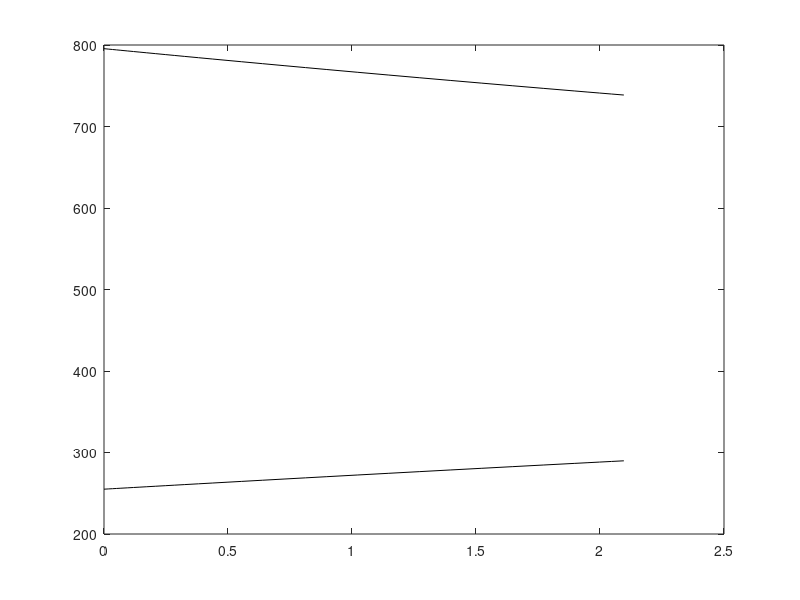

This chart was generated by the following MATLAB code:
function ch2ex4
% Define the physical constants:
global kappa beta a Cp K ga sinth Phi Ph Af G0
kappa = 0.171446272015689e-8;
beta  = 0.213024626664637e-2;
a     = 0.108595374561510e+4;
Cp    = 0.496941623289027e+4;
K     = 10;
ga    = 9.80665;
sinth = 1;
Phi   = 1.1e+5;
Ph    = 797.318;
Af    = 3.82760;
G0    = 270.9;
options = odeset('Mass',@mass,'MassSingular','no','Events',@events);
[z,y,ze,ye,ie] = ode45(@odes,[0 5],[795.5; 255.0],options);
if ~isempty(ie)
     fprintf('Upper boundary at z = %g.\n',ze(end));
end
%plot(z,y);
plot(z,y,'-k');
%===================================================================
function dydz = odes(z,y)
global kappa beta a Cp K ga sinth Phi Ph Af G0
rho = y(1);
T = y(2);
dydz = [ (-K*G0*abs(G0/rho) - rho*ga*sinth)
         (a^2 *Phi*Ph*kappa)/(Cp*Af)       ];
 
function A = mass(z,y)
global kappa beta a Cp K ga sinth Phi Ph Af G0
rho = y(1);
T = y(2);
A = zeros(2);
A(1,1) = 1/(rho*kappa) - (G0/rho)^2;
A(1,2) = beta/kappa;
A(2,1) = -(a^2 *beta*(T + 273.15)*G0)/(Cp*rho^2);
A(2,2) = G0/rho;

function [value,isterminal,direction] = events(z,y)
isterminal = 1;
direction  = 0;
rho   = y(1);
T     = y(2);
rhosat  = -3.3*(T - 290.0) + 738.0;
value = rho - rhosat;
